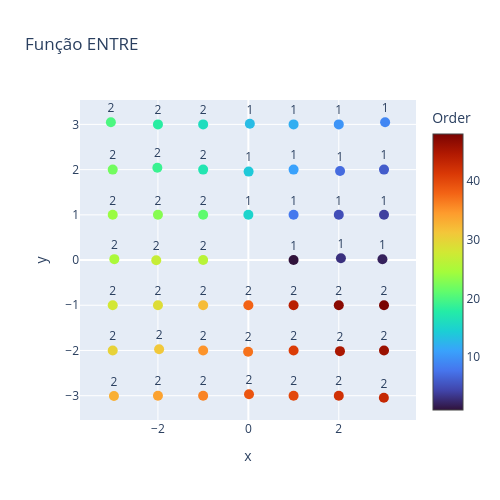

Here is the notebook cell this chart was saved with:
### Code cell
u = np.array([1.0, 0.0])
v = np.array([0.0, 1.0])

# Compute ENTRE in the original random point order.
entre_points = np.array(
    [entre(u, v, point) for point in points],
    dtype=np.int64,
)

plot_point_order(
    points,
    orders,
    annotations=entre_points,
    values=entre_points,
    value_name="entre",
    title="Função ENTRE",
).show()

### Figure 1 — Plotly figure (JSON) as saved in the notebook; plotly's stock layout.template omitted (floating-point values rounded to 4 significant figures)
{"data": [{"customdata": [[47, 2], [39, 2], [11, 1], [21, 2], [12, 1], [6, 1], [23, 2], [40, 2], [17, 2], [7, 1], [28, 2], [14, 1], [15, 1], [16, 2], [20, 2], [31, 2], [36, 2], [35, 2], [24, 2], [29, 2], [18, 2], [3, 1], [41, 2], [25, 2], [34, 2], [38, 2], [46, 2], [13, 1], [1, 1], [45, 2], [5, 1], [33, 2], [37, 2], [4, 1], [27, 2], [44, 2], [48, 2], [2, 1], [26, 2], [19, 2], [10, 1], [32, 2], [22, 2], [8, 1], [30, 2], [9, 1], [43, 2], [42, 2]], "hovertemplate": "x=%{x:.6f}<br>y=%{y:.6f}<br>order=%{customdata[0]:.0f}<br>entre=%{customdata[1]:.6f}<br><extra></extra>", "marker": {"color": [47, 39, 11, 21, 12, 6, 23, 40, 17, 7, 28, 14, 15, 16, 20, 31, 36, 35, 24, 29, 18, 3, 41, 25, 34, 38, 46, 13, 1, 45, 5, 33, 37, 4, 27, 44, 48, 2, 26, 19, 10, 32, 22, 8, 30, 9, 43, 42], "colorbar": {"title": {"text": "Order"}}, "colorscale": [[0, "#30123b"], [0.07143, "#4145ab"], [0.1429, "#4675ed"], [0.2143, "#39a2fc"], [0.2857, "#1bcfd4"], [0.3571, "#24eca6"], [0.4286, "#61fc6c"], [0.5, "#a4fc3b"], [0.5714, "#d1e834"], [0.6429, "#f3c63a"], [0.7143, "#fe9b2d"], [0.7857, "#f36315"], [0.8571, "#d93806"], [0.9286, "#b11901"], [1, "#7a0402"]], "showscale": true, "size": 10}, "mode": "markers+text", "text": ["2", "2", "1", "2", "1", "1", "2", "2", "2", "1", "2", "1", "1", "2", "2", "2", "2", "2", "2", "2", "2", "1", "2", "2", "2", "2", "2", "1", "1", "2", "1", "2", "2", "1", "2", "2", "2", "1", "2", "2", "1", "2", "2", "1", "2", "1", "2", "2"], "textposition": "top center", "type": "scatter", "x": [2.0, 0.01439, 1.0, -1.0, 1.0, 3.0, -2.0, 1.0, -1.0, 2.028, -3.0, 0.005458, 0.0, -1.0, -3.041, -1.974, -1.0, -1.0, -3.0, -2.0, -2.0, 2.047, 1.0, -2.964, -2.0, 0.0, 3.0, 0.03276, 1.0, 2.026, 2.0, -2.973, -0.005659, 3.0, -2.037, 1.0, 3.0, 2.965, -1.0, -2.013, 2.0, -1.0, -3.0, 1.0, -3.0, 3.024, 2.997, 2.0], "y": [-1.0, -2.968, 2.0, 1.0, 3.0, 2.0, 1.0, -3.0, 2.0, 1.969, -1.0, 1.956, 1.0, 3.0, 3.048, -1.971, -3.0, -2.0, 1.0, -1.0, 3.0, 0.03931, -2.0, 0.01974, -3.0, -1.0, -2.0, 3.013, 0.0, -2.015, 1.0, -3.006, -2.027, 1.0, -0.004961, -1.0, -1.0, 0.0183, 0.0, 2.043, 3.0, -1.0, 2.0, 1.0, -2.0, 3.047, -3.046, -3.0]}], "layout": {"height": 500, "showlegend": false, "title": {"text": "Função ENTRE"}, "width": 500, "xaxis": {"scaleanchor": "y", "scaleratio": 1, "title": {"text": "x"}, "zeroline": true}, "yaxis": {"title": {"text": "y"}, "zeroline": true}}}
